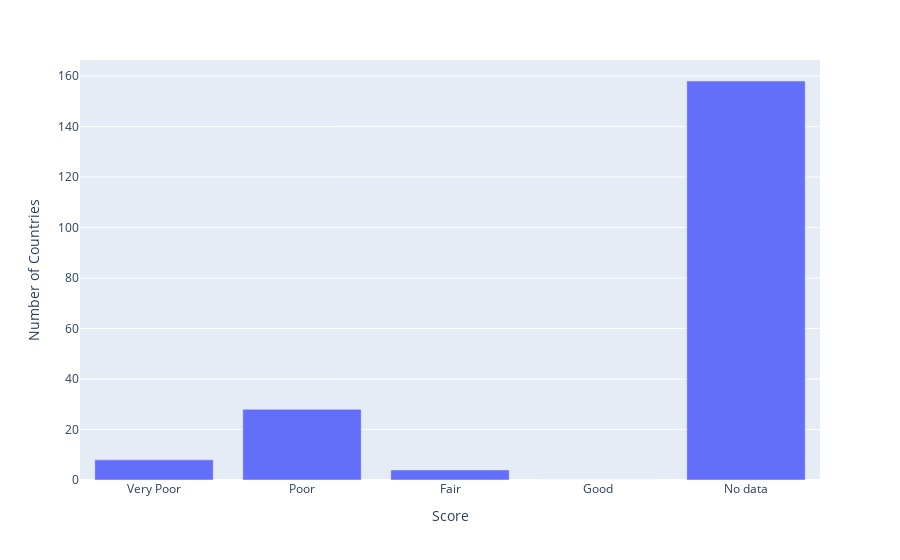

Notebook cell for this chart:
### Code cell
fig = px.bar(accessibilityDf, x=accessibilityDf.index, y=accessibilityDf.values)
fig.update_layout(
    xaxis_title='Score',
    yaxis_title='Number of Countries',
)
fig.show()

### Figure 1 — Plotly figure (JSON) as saved in the notebook; plotly's stock layout.template omitted (floating-point values rounded to 4 significant figures)
{"data": [{"alignmentgroup": "True", "hovertemplate": "Data accessibility score=%{x}<br>y=%{y}<extra></extra>", "legendgroup": "", "marker": {"color": "#636efa", "pattern": {"shape": ""}}, "name": "", "offsetgroup": "", "orientation": "v", "showlegend": false, "textposition": "auto", "type": "bar", "x": ["Very Poor", "Poor", "Fair", "Good", "No data"], "xaxis": "x", "y": [8, 28, 4, 0, 158], "yaxis": "y"}], "layout": {"barmode": "relative", "legend": {"tracegroupgap": 0}, "margin": {"t": 60}, "xaxis": {"anchor": "y", "domain": [0, 1], "title": {"text": "Score"}}, "yaxis": {"anchor": "x", "domain": [0, 1], "title": {"text": "Number of Countries"}}}}
